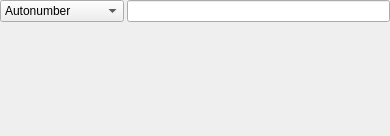
<ui version="4.0" >
 <class>PopulatorColumnWidget</class>
 <widget class="QWidget" name="PopulatorColumnWidget" >
  <property name="geometry" >
   <rect>
    <x>0</x>
    <y>0</y>
    <width>390</width>
    <height>136</height>
   </rect>
  </property>
  <layout class="QGridLayout" >
   <property name="leftMargin" >
    <number>0</number>
   </property>
   <property name="topMargin" >
    <number>0</number>
   </property>
   <property name="rightMargin" >
    <number>0</number>
   </property>
   <property name="bottomMargin" >
    <number>0</number>
   </property>
   <property name="horizontalSpacing" >
    <number>3</number>
   </property>
   <property name="verticalSpacing" >
    <number>0</number>
   </property>
   <item row="0" column="0" >
    <widget class="QComboBox" name="actionCombo" >
     <item>
      <property name="text" >
       <string>Autonumber</string>
      </property>
     </item>
     <item>
      <property name="text" >
       <string>Random Number</string>
      </property>
     </item>
     <item>
      <property name="text" >
       <string>Random Text</string>
      </property>
     </item>
     <item>
      <property name="text" >
       <string>Prefixed Text</string>
      </property>
     </item>
     <item>
      <property name="text" >
       <string>Static Value</string>
      </property>
     </item>
     <item>
      <property name="text" >
       <string>Ignore Column</string>
      </property>
     </item>
    </widget>
   </item>
   <item row="0" column="1" >
    <widget class="QLineEdit" name="specEdit" />
   </item>
   <item row="1" column="1" >
    <spacer>
     <property name="orientation" >
      <enum>Qt::Vertical</enum>
     </property>
     <property name="sizeHint" >
      <size>
       <width>20</width>
       <height>40</height>
      </size>
     </property>
    </spacer>
   </item>
  </layout>
 </widget>
 <resources/>
 <connections/>
</ui>
